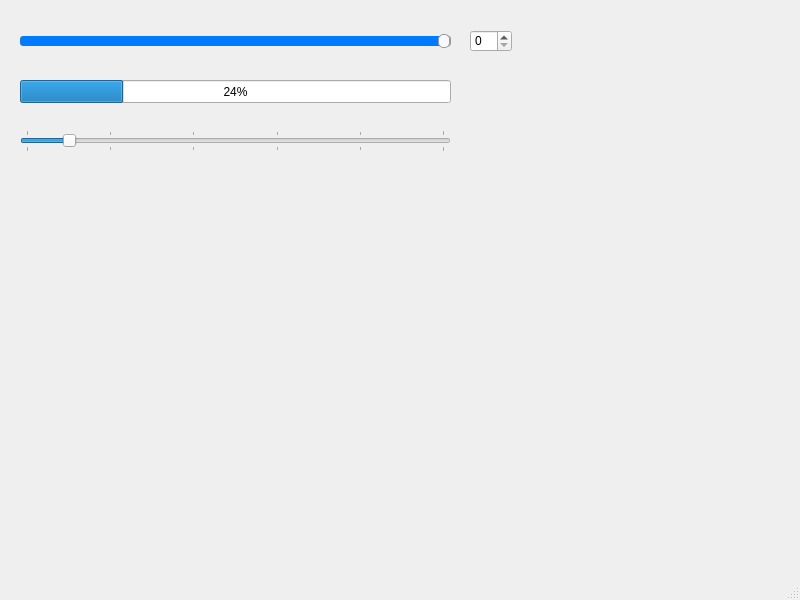
<?xml version="1.0" encoding="UTF-8"?>
<ui version="4.0">
 <class>MainWindow</class>
 <widget class="QMainWindow" name="MainWindow">
  <property name="geometry">
   <rect>
    <x>0</x>
    <y>0</y>
    <width>800</width>
    <height>600</height>
   </rect>
  </property>
  <property name="windowTitle">
   <string>CircleTickSlider</string>
  </property>
  <widget class="QWidget" name="centralwidget">
   <widget class="QProgressBar" name="progressBar">
    <property name="geometry">
     <rect>
      <x>20</x>
      <y>80</y>
      <width>431</width>
      <height>23</height>
     </rect>
    </property>
    <property name="mouseTracking">
     <bool>false</bool>
    </property>
    <property name="value">
     <number>24</number>
    </property>
   </widget>
   <widget class="CircleTickSlider" name="horizontalSlider">
    <property name="geometry">
     <rect>
      <x>20</x>
      <y>30</y>
      <width>431</width>
      <height>22</height>
     </rect>
    </property>
    <property name="cursor">
     <cursorShape>PointingHandCursor</cursorShape>
    </property>
    <property name="styleSheet">
     <string notr="true">QSlider::groove:horizontal {
            height: 8px;
            background: #FFFFFF;
            border: 1px solid #999;
            border-radius: 2px;
        }
        QSlider::handle:horizontal {
            background: #F8F8FF;
            border: 1px solid #999;
            width: 10px;
            height: 10px;
            margin: -3px 0;
            border-radius: 5px;
        }
        QSlider::handle:horizontal:hover {
            background: #4a90e2;
        }
        QSlider::handle:horizontal:pressed {
            background: #007bff;
        }
        QSlider::sub-page:horizontal {
            background: #007bff;
            border-radius: 4px;
        }</string>
    </property>
    <property name="maximum">
     <number>100</number>
    </property>
    <property name="value">
     <number>100</number>
    </property>
    <property name="orientation">
     <enum>Qt::Horizontal</enum>
    </property>
    <property name="tickPosition">
     <enum>QSlider::TicksBelow</enum>
    </property>
    <property name="tickInterval">
     <number>20</number>
    </property>
   </widget>
   <widget class="QSlider" name="horizontalSlider_2">
    <property name="geometry">
     <rect>
      <x>20</x>
      <y>130</y>
      <width>431</width>
      <height>22</height>
     </rect>
    </property>
    <property name="maximum">
     <number>100</number>
    </property>
    <property name="value">
     <number>10</number>
    </property>
    <property name="orientation">
     <enum>Qt::Horizontal</enum>
    </property>
    <property name="tickPosition">
     <enum>QSlider::TicksBothSides</enum>
    </property>
    <property name="tickInterval">
     <number>20</number>
    </property>
   </widget>
   <widget class="QSpinBox" name="spinBox">
    <property name="geometry">
     <rect>
      <x>470</x>
      <y>30</y>
      <width>42</width>
      <height>22</height>
     </rect>
    </property>
   </widget>
  </widget>
  <widget class="QMenuBar" name="menubar">
   <property name="geometry">
    <rect>
     <x>0</x>
     <y>0</y>
     <width>800</width>
     <height>24</height>
    </rect>
   </property>
  </widget>
  <widget class="QStatusBar" name="statusbar"/>
 </widget>
 <customwidgets>
  <customwidget>
   <class>CircleTickSlider</class>
   <extends>QSlider</extends>
   <header location="global">circletickslider.h</header>
  </customwidget>
 </customwidgets>
 <resources/>
 <connections/>
</ui>
